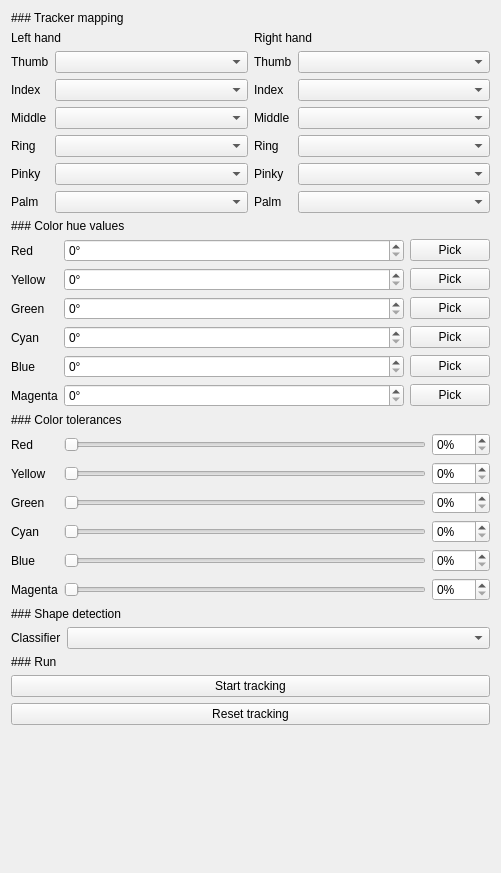
<?xml version="1.0" encoding="UTF-8"?>
<ui version="4.0">
 <class>Form</class>
 <widget class="QWidget" name="Form">
  <property name="geometry">
   <rect>
    <x>0</x>
    <y>0</y>
    <width>501</width>
    <height>873</height>
   </rect>
  </property>
  <property name="sizePolicy">
   <sizepolicy hsizetype="Expanding" vsizetype="Expanding">
    <horstretch>0</horstretch>
    <verstretch>0</verstretch>
   </sizepolicy>
  </property>
  <property name="windowTitle">
   <string>Form</string>
  </property>
  <layout class="QVBoxLayout" name="verticalLayout">
   <item>
    <widget class="QLabel" name="trackerMappingLabel">
     <property name="text">
      <string>### Tracker mapping</string>
     </property>
     <property name="textFormat">
      <enum>Qt::TextFormat::MarkdownText</enum>
     </property>
    </widget>
   </item>
   <item>
    <layout class="QHBoxLayout" name="horizontalLayout_13">
     <item>
      <layout class="QVBoxLayout" name="verticalLayout_3">
       <item>
        <widget class="QLabel" name="leftHandLabel">
         <property name="text">
          <string>Left hand</string>
         </property>
         <property name="textFormat">
          <enum>Qt::TextFormat::PlainText</enum>
         </property>
        </widget>
       </item>
       <item>
        <layout class="QFormLayout" name="formLayout">
         <item row="0" column="1">
          <widget class="QComboBox" name="leftThumb"/>
         </item>
         <item row="1" column="0">
          <widget class="QLabel" name="leftIndexLabel">
           <property name="text">
            <string>Index</string>
           </property>
          </widget>
         </item>
         <item row="1" column="1">
          <widget class="QComboBox" name="leftIndex"/>
         </item>
         <item row="2" column="0">
          <widget class="QLabel" name="leftMiddleLabel">
           <property name="text">
            <string>Middle</string>
           </property>
          </widget>
         </item>
         <item row="2" column="1">
          <widget class="QComboBox" name="leftMiddle"/>
         </item>
         <item row="3" column="0">
          <widget class="QLabel" name="leftRingLabel">
           <property name="text">
            <string>Ring</string>
           </property>
          </widget>
         </item>
         <item row="3" column="1">
          <widget class="QComboBox" name="leftRing"/>
         </item>
         <item row="4" column="0">
          <widget class="QLabel" name="leftPinkyLabel">
           <property name="text">
            <string>Pinky</string>
           </property>
          </widget>
         </item>
         <item row="4" column="1">
          <widget class="QComboBox" name="leftPinky"/>
         </item>
         <item row="5" column="0">
          <widget class="QLabel" name="leftPalmLabel">
           <property name="text">
            <string>Palm</string>
           </property>
          </widget>
         </item>
         <item row="5" column="1">
          <widget class="QComboBox" name="leftPalm"/>
         </item>
         <item row="0" column="0">
          <widget class="QLabel" name="leftThumbLabel">
           <property name="text">
            <string>Thumb</string>
           </property>
          </widget>
         </item>
        </layout>
       </item>
      </layout>
     </item>
     <item>
      <layout class="QVBoxLayout" name="verticalLayout_2">
       <item>
        <widget class="QLabel" name="rightHandLabel">
         <property name="text">
          <string>Right hand</string>
         </property>
         <property name="textFormat">
          <enum>Qt::TextFormat::PlainText</enum>
         </property>
        </widget>
       </item>
       <item>
        <layout class="QFormLayout" name="formLayout_3">
         <item row="0" column="1">
          <widget class="QComboBox" name="rightThumb"/>
         </item>
         <item row="1" column="0">
          <widget class="QLabel" name="rightIndexLabel">
           <property name="text">
            <string>Index</string>
           </property>
          </widget>
         </item>
         <item row="1" column="1">
          <widget class="QComboBox" name="rightIndex"/>
         </item>
         <item row="2" column="0">
          <widget class="QLabel" name="rightMiddleLabel">
           <property name="text">
            <string>Middle</string>
           </property>
          </widget>
         </item>
         <item row="2" column="1">
          <widget class="QComboBox" name="rightMiddle"/>
         </item>
         <item row="3" column="0">
          <widget class="QLabel" name="rightRingLabel">
           <property name="text">
            <string>Ring</string>
           </property>
          </widget>
         </item>
         <item row="3" column="1">
          <widget class="QComboBox" name="rightRing"/>
         </item>
         <item row="4" column="0">
          <widget class="QLabel" name="rightPinkyLabel">
           <property name="text">
            <string>Pinky</string>
           </property>
          </widget>
         </item>
         <item row="4" column="1">
          <widget class="QComboBox" name="rightPinky"/>
         </item>
         <item row="5" column="0">
          <widget class="QLabel" name="rightPalmLabel">
           <property name="text">
            <string>Palm</string>
           </property>
          </widget>
         </item>
         <item row="5" column="1">
          <widget class="QComboBox" name="rightPalm"/>
         </item>
         <item row="0" column="0">
          <widget class="QLabel" name="rightThumbLabel">
           <property name="text">
            <string>Thumb</string>
           </property>
          </widget>
         </item>
        </layout>
       </item>
      </layout>
     </item>
    </layout>
   </item>
   <item>
    <widget class="QLabel" name="colorHuesLabel">
     <property name="text">
      <string>### Color hue values</string>
     </property>
     <property name="textFormat">
      <enum>Qt::TextFormat::MarkdownText</enum>
     </property>
    </widget>
   </item>
   <item>
    <layout class="QFormLayout" name="colorForm">
     <item row="0" column="0">
      <widget class="QLabel" name="redHueLabel">
       <property name="text">
        <string>Red</string>
       </property>
      </widget>
     </item>
     <item row="0" column="1">
      <layout class="QHBoxLayout" name="horizontalLayout">
       <item>
        <widget class="QSpinBox" name="redHue">
         <property name="sizePolicy">
          <sizepolicy hsizetype="Expanding" vsizetype="Fixed">
           <horstretch>0</horstretch>
           <verstretch>0</verstretch>
          </sizepolicy>
         </property>
         <property name="suffix">
          <string>°</string>
         </property>
         <property name="maximum">
          <number>179</number>
         </property>
        </widget>
       </item>
       <item>
        <widget class="QPushButton" name="redHuePick">
         <property name="text">
          <string>Pick</string>
         </property>
        </widget>
       </item>
      </layout>
     </item>
     <item row="1" column="0">
      <widget class="QLabel" name="yellowHueLabel">
       <property name="text">
        <string>Yellow</string>
       </property>
      </widget>
     </item>
     <item row="1" column="1">
      <layout class="QHBoxLayout" name="horizontalLayout_2">
       <item>
        <widget class="QSpinBox" name="yellowHue">
         <property name="sizePolicy">
          <sizepolicy hsizetype="Expanding" vsizetype="Fixed">
           <horstretch>0</horstretch>
           <verstretch>0</verstretch>
          </sizepolicy>
         </property>
         <property name="suffix">
          <string>°</string>
         </property>
         <property name="maximum">
          <number>179</number>
         </property>
        </widget>
       </item>
       <item>
        <widget class="QPushButton" name="yellowHuePick">
         <property name="text">
          <string>Pick</string>
         </property>
        </widget>
       </item>
      </layout>
     </item>
     <item row="2" column="0">
      <widget class="QLabel" name="greenHueLabel">
       <property name="text">
        <string>Green</string>
       </property>
      </widget>
     </item>
     <item row="2" column="1">
      <layout class="QHBoxLayout" name="horizontalLayout_3">
       <item>
        <widget class="QSpinBox" name="greenHue">
         <property name="sizePolicy">
          <sizepolicy hsizetype="Expanding" vsizetype="Fixed">
           <horstretch>0</horstretch>
           <verstretch>0</verstretch>
          </sizepolicy>
         </property>
         <property name="suffix">
          <string>°</string>
         </property>
         <property name="maximum">
          <number>179</number>
         </property>
        </widget>
       </item>
       <item>
        <widget class="QPushButton" name="greenHuePick">
         <property name="text">
          <string>Pick</string>
         </property>
        </widget>
       </item>
      </layout>
     </item>
     <item row="3" column="0">
      <widget class="QLabel" name="cyanHueLabel">
       <property name="text">
        <string>Cyan</string>
       </property>
      </widget>
     </item>
     <item row="3" column="1">
      <layout class="QHBoxLayout" name="horizontalLayout_4">
       <item>
        <widget class="QSpinBox" name="cyanHue">
         <property name="sizePolicy">
          <sizepolicy hsizetype="Expanding" vsizetype="Fixed">
           <horstretch>0</horstretch>
           <verstretch>0</verstretch>
          </sizepolicy>
         </property>
         <property name="suffix">
          <string>°</string>
         </property>
         <property name="maximum">
          <number>179</number>
         </property>
        </widget>
       </item>
       <item>
        <widget class="QPushButton" name="cyanHuePick">
         <property name="text">
          <string>Pick</string>
         </property>
        </widget>
       </item>
      </layout>
     </item>
     <item row="4" column="0">
      <widget class="QLabel" name="blueHueLabel">
       <property name="text">
        <string>Blue</string>
       </property>
      </widget>
     </item>
     <item row="4" column="1">
      <layout class="QHBoxLayout" name="horizontalLayout_5">
       <item>
        <widget class="QSpinBox" name="blueHue">
         <property name="sizePolicy">
          <sizepolicy hsizetype="Expanding" vsizetype="Fixed">
           <horstretch>0</horstretch>
           <verstretch>0</verstretch>
          </sizepolicy>
         </property>
         <property name="suffix">
          <string>°</string>
         </property>
         <property name="maximum">
          <number>179</number>
         </property>
        </widget>
       </item>
       <item>
        <widget class="QPushButton" name="blueHuePick">
         <property name="text">
          <string>Pick</string>
         </property>
        </widget>
       </item>
      </layout>
     </item>
     <item row="5" column="0">
      <widget class="QLabel" name="magentaHueLabel">
       <property name="text">
        <string>Magenta</string>
       </property>
      </widget>
     </item>
     <item row="5" column="1">
      <layout class="QHBoxLayout" name="horizontalLayout_6">
       <item>
        <widget class="QSpinBox" name="magentaHue">
         <property name="sizePolicy">
          <sizepolicy hsizetype="Expanding" vsizetype="Fixed">
           <horstretch>0</horstretch>
           <verstretch>0</verstretch>
          </sizepolicy>
         </property>
         <property name="suffix">
          <string>°</string>
         </property>
         <property name="maximum">
          <number>179</number>
         </property>
        </widget>
       </item>
       <item>
        <widget class="QPushButton" name="magentaHuePick">
         <property name="text">
          <string>Pick</string>
         </property>
        </widget>
       </item>
      </layout>
     </item>
    </layout>
   </item>
   <item>
    <widget class="QLabel" name="colorTolerancesLabel">
     <property name="text">
      <string>### Color tolerances</string>
     </property>
     <property name="textFormat">
      <enum>Qt::TextFormat::MarkdownText</enum>
     </property>
    </widget>
   </item>
   <item>
    <layout class="QFormLayout" name="colorForm_2">
     <item row="0" column="0">
      <widget class="QLabel" name="redToleranceLabel">
       <property name="text">
        <string>Red</string>
       </property>
      </widget>
     </item>
     <item row="0" column="1">
      <layout class="QHBoxLayout" name="horizontalLayout_7">
       <item>
        <widget class="QSlider" name="redToleranceSlider">
         <property name="maximum">
          <number>100</number>
         </property>
         <property name="orientation">
          <enum>Qt::Orientation::Horizontal</enum>
         </property>
         <property name="tickInterval">
          <number>10</number>
         </property>
        </widget>
       </item>
       <item>
        <widget class="QSpinBox" name="redTolerance">
         <property name="suffix">
          <string>%</string>
         </property>
         <property name="maximum">
          <number>100</number>
         </property>
        </widget>
       </item>
      </layout>
     </item>
     <item row="1" column="0">
      <widget class="QLabel" name="yellowToleranceLabel">
       <property name="text">
        <string>Yellow</string>
       </property>
      </widget>
     </item>
     <item row="1" column="1">
      <layout class="QHBoxLayout" name="horizontalLayout_8">
       <item>
        <widget class="QSlider" name="yellowToleranceSlider">
         <property name="maximum">
          <number>100</number>
         </property>
         <property name="orientation">
          <enum>Qt::Orientation::Horizontal</enum>
         </property>
         <property name="tickInterval">
          <number>10</number>
         </property>
        </widget>
       </item>
       <item>
        <widget class="QSpinBox" name="yellowTolerance">
         <property name="suffix">
          <string>%</string>
         </property>
         <property name="maximum">
          <number>100</number>
         </property>
        </widget>
       </item>
      </layout>
     </item>
     <item row="2" column="0">
      <widget class="QLabel" name="greenToleranceLabel">
       <property name="text">
        <string>Green</string>
       </property>
      </widget>
     </item>
     <item row="2" column="1">
      <layout class="QHBoxLayout" name="horizontalLayout_9">
       <item>
        <widget class="QSlider" name="greenToleranceSlider">
         <property name="maximum">
          <number>100</number>
         </property>
         <property name="orientation">
          <enum>Qt::Orientation::Horizontal</enum>
         </property>
         <property name="tickInterval">
          <number>10</number>
         </property>
        </widget>
       </item>
       <item>
        <widget class="QSpinBox" name="greenTolerance">
         <property name="suffix">
          <string>%</string>
         </property>
         <property name="maximum">
          <number>100</number>
         </property>
        </widget>
       </item>
      </layout>
     </item>
     <item row="3" column="0">
      <widget class="QLabel" name="cyanToleranceLabel">
       <property name="text">
        <string>Cyan</string>
       </property>
      </widget>
     </item>
     <item row="3" column="1">
      <layout class="QHBoxLayout" name="horizontalLayout_10">
       <item>
        <widget class="QSlider" name="cyanToleranceSlider">
         <property name="maximum">
          <number>100</number>
         </property>
         <property name="orientation">
          <enum>Qt::Orientation::Horizontal</enum>
         </property>
         <property name="tickInterval">
          <number>10</number>
         </property>
        </widget>
       </item>
       <item>
        <widget class="QSpinBox" name="cyanTolerance">
         <property name="suffix">
          <string>%</string>
         </property>
         <property name="maximum">
          <number>100</number>
         </property>
        </widget>
       </item>
      </layout>
     </item>
     <item row="4" column="0">
      <widget class="QLabel" name="blueToleranceLabel">
       <property name="text">
        <string>Blue</string>
       </property>
      </widget>
     </item>
     <item row="4" column="1">
      <layout class="QHBoxLayout" name="horizontalLayout_11">
       <item>
        <widget class="QSlider" name="blueToleranceSlider">
         <property name="maximum">
          <number>100</number>
         </property>
         <property name="orientation">
          <enum>Qt::Orientation::Horizontal</enum>
         </property>
         <property name="tickInterval">
          <number>10</number>
         </property>
        </widget>
       </item>
       <item>
        <widget class="QSpinBox" name="blueTolerance">
         <property name="suffix">
          <string>%</string>
         </property>
         <property name="maximum">
          <number>100</number>
         </property>
        </widget>
       </item>
      </layout>
     </item>
     <item row="5" column="0">
      <widget class="QLabel" name="magentaToleranceLabel">
       <property name="text">
        <string>Magenta</string>
       </property>
      </widget>
     </item>
     <item row="5" column="1">
      <layout class="QHBoxLayout" name="horizontalLayout_12">
       <item>
        <widget class="QSlider" name="magentaToleranceSlider">
         <property name="maximum">
          <number>100</number>
         </property>
         <property name="orientation">
          <enum>Qt::Orientation::Horizontal</enum>
         </property>
         <property name="tickInterval">
          <number>10</number>
         </property>
        </widget>
       </item>
       <item>
        <widget class="QSpinBox" name="magentaTolerance">
         <property name="suffix">
          <string>%</string>
         </property>
         <property name="maximum">
          <number>100</number>
         </property>
        </widget>
       </item>
      </layout>
     </item>
    </layout>
   </item>
   <item>
    <widget class="QLabel" name="shapeDetectionLabel">
     <property name="text">
      <string>### Shape detection</string>
     </property>
     <property name="textFormat">
      <enum>Qt::TextFormat::MarkdownText</enum>
     </property>
    </widget>
   </item>
   <item>
    <layout class="QFormLayout" name="formLayout_2">
     <item row="0" column="0">
      <widget class="QLabel" name="classifierLabel">
       <property name="text">
        <string>Classifier</string>
       </property>
      </widget>
     </item>
     <item row="0" column="1">
      <widget class="QComboBox" name="classifier"/>
     </item>
    </layout>
   </item>
   <item>
    <widget class="QLabel" name="trackingLabel">
     <property name="text">
      <string>### Run</string>
     </property>
     <property name="textFormat">
      <enum>Qt::TextFormat::MarkdownText</enum>
     </property>
    </widget>
   </item>
   <item>
    <widget class="QPushButton" name="track">
     <property name="text">
      <string>Start tracking</string>
     </property>
    </widget>
   </item>
   <item>
    <widget class="QPushButton" name="reset">
     <property name="text">
      <string>Reset tracking</string>
     </property>
    </widget>
   </item>
   <item>
    <spacer name="verticalSpacer">
     <property name="orientation">
      <enum>Qt::Orientation::Vertical</enum>
     </property>
     <property name="sizeHint" stdset="0">
      <size>
       <width>20</width>
       <height>40</height>
      </size>
     </property>
    </spacer>
   </item>
  </layout>
 </widget>
 <resources/>
 <connections/>
</ui>
